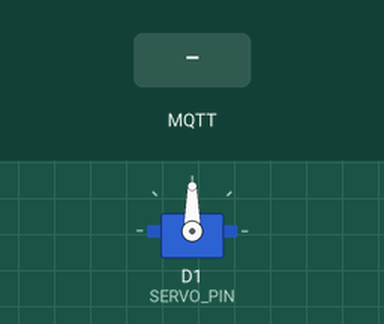
Simulated run of this sketch. Board: ESP8266 (NodeMCU). Parts: servo. The inputs (shaded band) are chosen by the test bench. WiFi joins after 1.5 s; servers stay silent unless stated; no MQTT or app messages arrive unless stated; what the sketch prints to the serial monitor is not drawn.

Above: at 3.7 s.
3.8 s: MQTT message "5" arrives on the first subscribed topic
At 4.6 s:
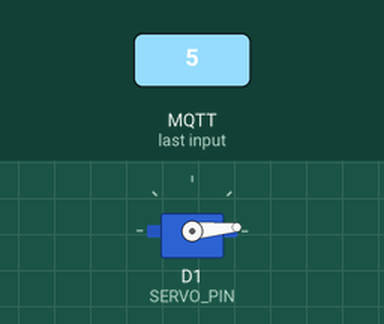
5.3 s: MQTT message "90" arrives on the first subscribed topic
At 5.8 s:
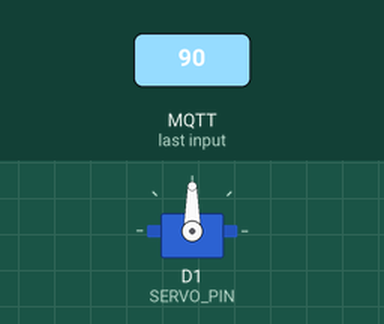
Timing chart, 0 to 8.3 s (numbered marks = the images above; inputs shaded):
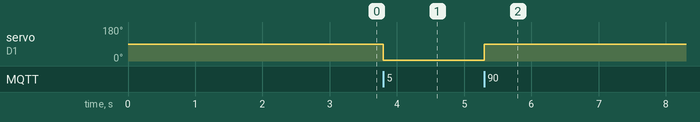

The sketch:

servo_motor.ino
```cpp
#include <ESP8266WiFi.h>
#include <PubSubClient.h>
#include <Servo.h>

const char* ssid = "RCA-OUTDOOR";
const char* password = "RCA@2025";

const char* mqtt_server = "157.173.101.159";
const int mqtt_port = 1883;

const char* topic_servo_angle = "<your_topic>";

const int SERVO_PIN = D1;

WiFiClient espClient;
PubSubClient client(espClient);
Servo myServo;

int currentAngle = 90;

void setup() {
  Serial.begin(9600);

  Serial.println("\n===== Simple Servo Controller =====");

  myServo.attach(SERVO_PIN);
  myServo.write(currentAngle);
  delay(1000);

  connectToWiFi();

  client.setServer(mqtt_server, mqtt_port);
  client.setCallback(callback);

  Serial.println("Ready to receive angles on topic: face_tracking/servo_angle");
}

void connectToWiFi() {
  Serial.print("Connecting to WiFi: ");
  Serial.println(ssid);

  WiFi.begin(ssid, password);

  while (WiFi.status() != WL_CONNECTED) {
    delay(500);
    Serial.print(".");
  }

  Serial.println("\nWiFi connected!");
  Serial.print("IP: ");
  Serial.println(WiFi.localIP());
}

void callback(char* topic, byte* payload, unsigned int length) {

  char message[length + 1];
  memcpy(message, payload, length);
  message[length] = '\0';

  if (String(topic) == topic_servo_angle) {
    int newAngle = atoi(message);


    if (newAngle >= 0 && newAngle <= 180) {
      currentAngle = newAngle;
      myServo.write(currentAngle);

      Serial.print("Servo moved to: ");
      Serial.print(currentAngle);
      Serial.println(" degrees");
    }
  }
}

void reconnect() {

  while (!client.connected()) {
    Serial.print("Connecting to MQTT...");

    if (client.connect("servo_controller")) {
      Serial.println("connected!");
      client.subscribe(topic_servo_angle);
    } else {
      Serial.print("failed, rc=");
      Serial.print(client.state());
      Serial.println(" retrying in 5 seconds...");
      delay(5000);
    }
  }
}

void loop() {
  if (!client.connected()) {
    reconnect();
  }
  client.loop();
}
```

Measured:
- after the input at 3.8 s, servo on D1 (SERVO_PIN): 90° → 5° at once
- after the input at 5.3 s, servo on D1 (SERVO_PIN): 5° → 90° at once
